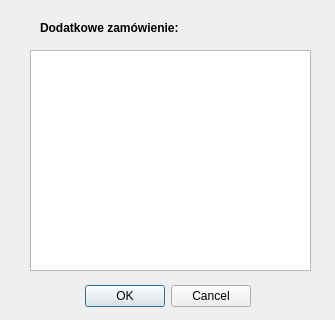
<?xml version="1.0" encoding="UTF-8"?>
<ui version="4.0">
 <class>AddDish</class>
 <widget class="QDialog" name="AddDish">
  <property name="geometry">
   <rect>
    <x>0</x>
    <y>0</y>
    <width>335</width>
    <height>320</height>
   </rect>
  </property>
  <property name="windowTitle">
   <string>Dodaj dania do zamówienia</string>
  </property>
  <widget class="QDialogButtonBox" name="buttonBox">
   <property name="geometry">
    <rect>
     <x>60</x>
     <y>280</y>
     <width>191</width>
     <height>32</height>
    </rect>
   </property>
   <property name="orientation">
    <enum>Qt::Horizontal</enum>
   </property>
   <property name="standardButtons">
    <set>QDialogButtonBox::Cancel|QDialogButtonBox::Ok</set>
   </property>
  </widget>
  <widget class="QListWidget" name="listWidget">
   <property name="geometry">
    <rect>
     <x>30</x>
     <y>50</y>
     <width>281</width>
     <height>221</height>
    </rect>
   </property>
  </widget>
  <widget class="QLabel" name="label">
   <property name="geometry">
    <rect>
     <x>40</x>
     <y>20</y>
     <width>231</width>
     <height>16</height>
    </rect>
   </property>
   <property name="font">
    <font>
     <weight>75</weight>
     <bold>true</bold>
    </font>
   </property>
   <property name="text">
    <string>Dodatkowe zamówienie:</string>
   </property>
  </widget>
 </widget>
 <resources/>
 <connections>
  <connection>
   <sender>buttonBox</sender>
   <signal>accepted()</signal>
   <receiver>AddDish</receiver>
   <slot>accept()</slot>
   <hints>
    <hint type="sourcelabel">
     <x>248</x>
     <y>254</y>
    </hint>
    <hint type="destinationlabel">
     <x>157</x>
     <y>274</y>
    </hint>
   </hints>
  </connection>
  <connection>
   <sender>buttonBox</sender>
   <signal>rejected()</signal>
   <receiver>AddDish</receiver>
   <slot>reject()</slot>
   <hints>
    <hint type="sourcelabel">
     <x>316</x>
     <y>260</y>
    </hint>
    <hint type="destinationlabel">
     <x>286</x>
     <y>274</y>
    </hint>
   </hints>
  </connection>
 </connections>
</ui>
